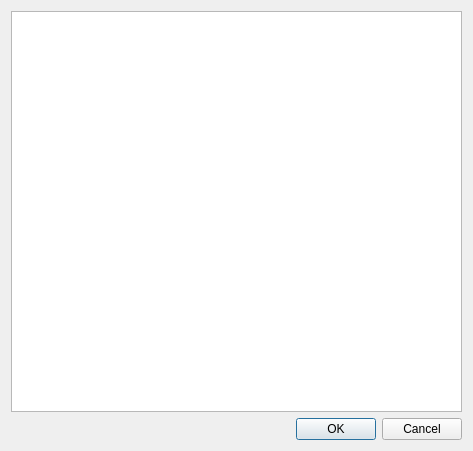
<?xml version="1.0" encoding="UTF-8"?>
<ui version="4.0">
 <class>Dialog</class>
 <widget class="QDialog" name="Dialog">
  <property name="geometry">
   <rect>
    <x>0</x>
    <y>0</y>
    <width>473</width>
    <height>451</height>
   </rect>
  </property>
  <property name="windowTitle">
   <string>Select IC</string>
  </property>
  <layout class="QVBoxLayout" name="verticalLayout">
   <item>
    <widget class="QListView" name="listView">
     <property name="editTriggers">
      <set>QAbstractItemView::NoEditTriggers</set>
     </property>
    </widget>
   </item>
   <item>
    <widget class="QDialogButtonBox" name="buttonBox">
     <property name="orientation">
      <enum>Qt::Horizontal</enum>
     </property>
     <property name="standardButtons">
      <set>QDialogButtonBox::Cancel|QDialogButtonBox::Ok</set>
     </property>
    </widget>
   </item>
  </layout>
 </widget>
 <resources/>
 <connections>
  <connection>
   <sender>buttonBox</sender>
   <signal>accepted()</signal>
   <receiver>Dialog</receiver>
   <slot>accept()</slot>
   <hints>
    <hint type="sourcelabel">
     <x>248</x>
     <y>254</y>
    </hint>
    <hint type="destinationlabel">
     <x>157</x>
     <y>274</y>
    </hint>
   </hints>
  </connection>
  <connection>
   <sender>buttonBox</sender>
   <signal>rejected()</signal>
   <receiver>Dialog</receiver>
   <slot>reject()</slot>
   <hints>
    <hint type="sourcelabel">
     <x>316</x>
     <y>260</y>
    </hint>
    <hint type="destinationlabel">
     <x>286</x>
     <y>274</y>
    </hint>
   </hints>
  </connection>
 </connections>
</ui>
